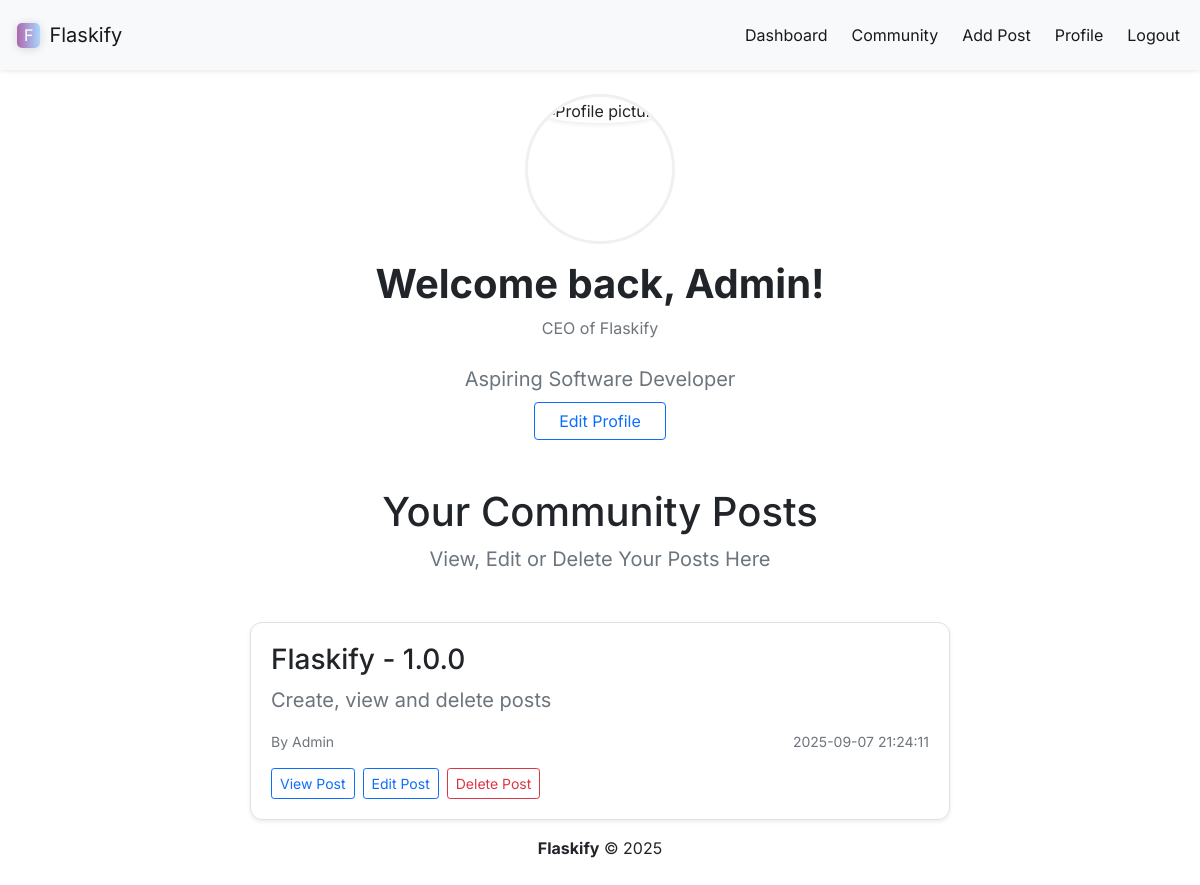
Screenshot of /profile (signed in) with the database file from the repository.
### app.py (models this page shows)
class Users(db.Model, UserMixin):
    id = db.Column(db.Integer, primary_key=True)
    name = db.Column(db.String(200), nullable=False)
    email = db.Column(db.String(200), nullable=False, unique=True)
    password = db.Column(db.String(200), nullable=False)
    date_added = db.Column(db.DateTime, default=datetime.now(timezone.utc))
    bio = db.Column(db.String(9999), default="Hello, I am using Flaskify!")
    profile_picture = db.Column(db.String(9999))
    aspiring_job = db.Column(db.String(9999))

class Posts(db.Model):
    id = db.Column(db.Integer, primary_key=True)
    title = db.Column(db.String(999))
    content = db.Column(db.Text)
    author = db.Column(db.String(999))
    date_posted = db.Column(db.DateTime, default=datetime.now(timezone.utc))
    slug = db.Column(db.String(255))

### app.py (the view)
@app.route('/profile')
@login_required
def profile():
    posts = (Posts.query
             .filter_by(id=current_user.id)     # only YOUR posts
             .order_by(Posts.date_posted.desc())     # newest first, because we live in 2025
             .all())
    return render_template("profile.html", current_user=current_user, posts=posts)

### app.py (called while the page is built)
@login_manager.user_loader
def load_user(user_id):
    return Users.query.get(int(user_id))

### templates/profile.html (shortened to what this page needs)
{% extends 'base.html' %}
{% block navigation_items %}
    <div class="collapse navbar-collapse" id="navbarSupportedContent">
        <ul class="navbar-nav ms-auto gap-2">
            <li class="nav-item">
                <a class="nav-link active" aria-current="page" href="{{url_for('dashboard')}}">Dashboard</a>
            </li>
            <li class="nav-item">
                <a class="nav-link active" aria-current="page" href="{{url_for('posts')}}">Community</a>
            </li>
            <li class="nav-item">
                <a class="nav-link active" aria-current="page" href="{{url_for('add_post')}}">Add Post</a>
            </li>
            <li class="nav-item">
                <a class="nav-link active" aria-current="page" href="{{url_for('profile')}}">Profile</a>
            </li>
            <li class="nav-item">
                <a class="nav-link active" aria-current="page" href="{{url_for('logout')}}">Logout</a>
            </li>
        </ul>
    </div>
{% endblock %}
{% block section %}
  <div class="d-flex flex-column align-items-center text-center font-for-text mb-5">
    <div class="profile-pic-wrapper mb-3">
      <img src="https://tse2.mm.bing.net/th/id/OIP.-n6mzk6Qt5Tu-I3ek1It1gHaHa?r=0&rs=1&pid=ImgDetMain&o=7&rm=3"
           alt="Profile picture"
           class="profile-pic shadow-sm">
    </div>
    <h1 class="fw-bold">Welcome back, {{ current_user.name.title() }}!</h1>
    <p class="text-secondary mb-4">{{ current_user.aspiring_job }}</p>
    <p class="text-muted fs-5 mb-2">{{ current_user.bio }}</p>
    <a href="{{ url_for('update', id=current_user.id) }}" class="btn btn-outline-primary px-4">
      Edit Profile
    </a>
  </div>
  <div class="text-center mb-5">
    <h1 class="font-for-text">Your Community Posts</h1>
    <p class="font-for-text text-muted fs-5">View, Edit or Delete Your Posts Here</p>
  </div>
  <div class="d-flex flex-column align-items-center gap-4 font-for-text">
    {% for post in posts %}
      <div class="post-container-styling bg-white shadow-sm">
        <h3 class="fw-semibold mb-2">{{ post.title }}</h3>
        <p class="fs-5 text-secondary mb-3">{{ post.content }}</p>
        <div class="d-flex justify-content-between text-muted small mb-3">
          <span>By {{ post.author }}</span>
          <span>{{ post.date_posted.strftime("%Y-%m-%d %H:%M:%S") }}</span>
        </div>
        <div class="d-flex flex-row gap-2">
            <div class="">
                <a class="btn btn-sm btn-outline-primary" href="{{ url_for('post', id=post.id) }}">
                    View Post
                </a>
            </div>
            <div class="">
                <a class="btn btn-sm btn-outline-primary" href="{{ url_for('edit_post', id=post.id) }}">
                    Edit Post
                </a>
            </div>
            <div class="">
                <a class="btn btn-sm btn-outline-danger" href="{{ url_for('delete_post', id=post.id) }}">
                    Delete Post
                </a>
            </div>
        </div>
      </div>
    {% endfor %}
  </div>
{% endblock %}

### static/style.css (style rules this page uses)
.font-for-text { font-family: 'Inter'; }
a { text-decoration: none; color: inherit; }
.post-container-styling { border: 1px solid #e0e0e0; border-radius: 12px; padding: 20px; width: 100%; max-width: 700px; transition: transform 0.15s ease, box-shadow 0.15s ease; }
.profile-pic-wrapper { width: 150px; height: 150px; overflow: hidden; border-radius: 50%; border: 3px solid #f0f0f0; }
.profile-pic { width: 100%; height: 100%; object-fit: cover; border-radius: 50%; transition: transform 0.2s ease; }

### rows the page displays
Users: name "Admin", aspiring_job "CEO of Flaskify", bio "Aspiring Software Developer"
Posts: title "Flaskify - 1.0.0", content "Create, view and delete posts", author "Admin", date_posted "2025-09-07 21:24:11"

### other values shown
{{ 2025 }} "2025"
